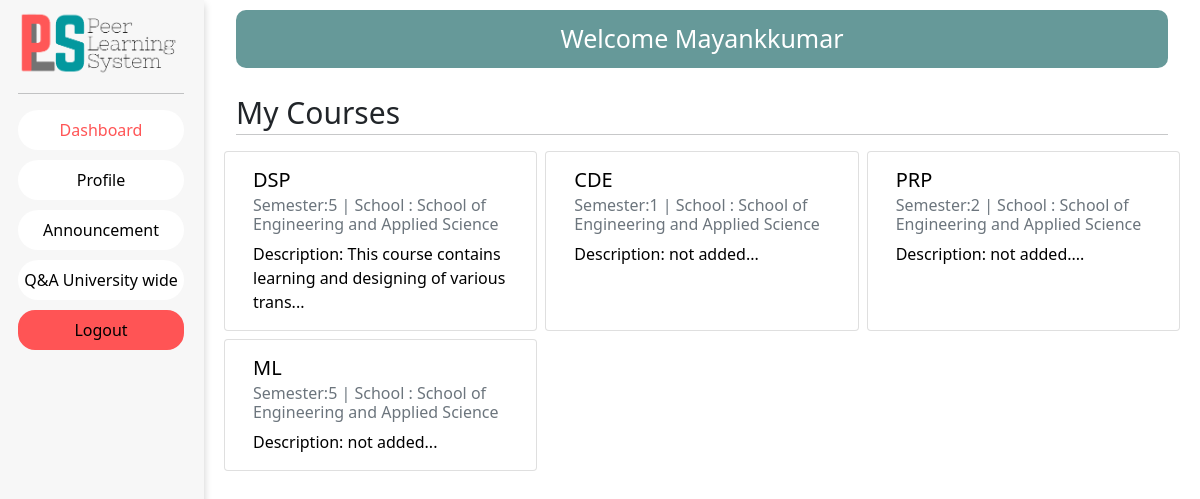
Page /user/dashboard/ (signed in) on the committed database.
### guest/models.py (models this page shows)
class Course(models.Model):
    Id = models.CharField(max_length=6,primary_key = True)
    Name = models.CharField(max_length=100)
    Semester = models.IntegerField(max_length=2)
    Intake = models.IntegerField(max_length=4)
    School_Id = models.ForeignKey(School, on_delete=models.CASCADE)
    Programme_Id = models.ForeignKey(Programme, on_delete = models.CASCADE)
    Major_Id = models.ForeignKey(Major, on_delete=models.CASCADE)
    Discription = models.CharField(max_length=2000)

class School(models.Model):
    Id = models.CharField(max_length=6, primary_key = True)
    Name = models.CharField(max_length=200)
    University_Id = models.ForeignKey(University , on_delete=models.CASCADE)
    Description = models.CharField(max_length=1000)

### faculty/views.py (the view)
# urls.py: path('dashboard/', views.home_page, name='dashboard'),
def home_page(request):
    if 'is_logged_in' in request.session and request.session['is_logged_in']==True:
        id=request.session['Id']
        if 'faculty' in request.session:
            courses=Faculty_Course.objects.filter(Faculty_Id=id).values('Course_Id')
            courses=Course.objects.filter(Id__in=Subquery(courses))
            print(courses)
        elif 'student' in request.session:
            print("here")
            courses=Student_Course.objects.filter(Student_Id=id).values('Course_Id')
            courses=Course.objects.filter(Id__in=Subquery(courses))
        context={'courses':courses}
        return render(request,'Dashboard.html',context=context)
    return redirect('login_page')

### faculty/templates/Dashboard.html (shortened to what this page needs)
{% extends 'faculty/templates/start_base.html' %}
{% load static %}
{% block extra_css %}
<link rel="stylesheet" href="{% static 'css/dashboard.css' %}">
{% endblock extra_css %}
{% block body %}
<div class="facutly_con">
    <div class="facutly_name">
        Welcome {% if request.session.faculty %} prof. {% endif %} <span> {{ request.session.Name }} </span>
    </div>
    <div class="course_con">
        <div class="course_txt">
            My Courses
        </div>
        <hr />
        <div class="courses row row-cols-3">
            {% for course in courses %}
            <a class="card" href="{% url 'course' course.Id %}">
                <div class="card-body">
                    <h5 class="card-title">{{ course.Name }}</h5>
                    <h6 class="card-subtitle mb-2 text-muted">
                        Semester:{{ course.Semester }} |
                        School : {{ course.School_Id.Name }}
                    </h6>
                    <p class="card-text">Description: {{ course.Discription |slice:":60"| safe }}...</p>
                </div>
            </a>
            {% endfor %}
        </div>
    </div>
</div>
{% endblock body %}

### faculty/static/css/sidebar_base.css (style rules this page uses)
body, html { margin: 0; padding: 0; }

### faculty/static/css/dashboard.css (style rules this page uses)
.facutly_con { padding-left: 20px; padding-right: 20px; }
.facutly_name { text-align: center; font-size: 25px; background: #669999; padding-top: 10px; padding-bottom: 10px; margin-top: 10px; color: white; border-radius: 10px; }
.course_con { margin-top: 20px; }
.course_txt { padding-top: 20px; font-size: 30px; line-height: 10px; }
.courses { display: grid; grid-template-columns: repeat(auto-fit, minmax(280px, 1fr)); grid-gap: 0.5rem; }
.card { width: 100%; text-decoration: none !important; color: black; transition: all 0.2s ease-in; }

### rows in the picture
Course: Name "DSP", Semester "5", School_Id.Name "School of Engineering and Applied Science", Discription "This course contains learning and designing of various trans"
Course: Name "CDE", Semester "1", School_Id.Name "School of Engineering and Applied Science", Discription "not added"
Course: Name "PRP", Semester "2", School_Id.Name "School of Engineering and Applied Science", Discription "not added."
Course: Name "ML", Semester "5", School_Id.Name "School of Engineering and Applied Science", Discription "not added"

### other values in the picture
{{ request.session.Name }} "Mayankkumar"
